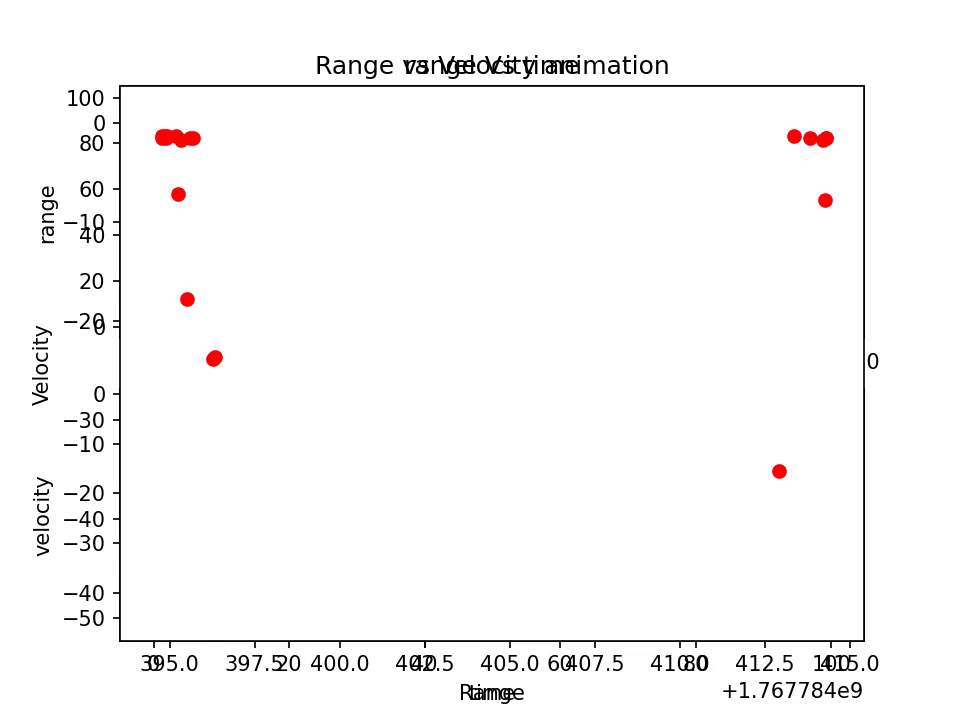
#> input picture frame 19 of rfbeam_radar/range_velocity.mp4, 960 x 720 px, given in place of drone_example1.mp4, which was not available
$ python draw_polygon_video.py
#> lines starting #> are read from the running program, lines starting #| are printed output that depends on the picture; after the words box and inside, x2 and y2 are one past the last pixel; in counts of white or black regions, pixels touching at a corner belong together
### test_utils/roi_utils.py
import copy
import os
import numpy as np
import yaml


# [42 lines left out: functions _closest_below, _closest_above, not called in this run]

class PolygonPerFrame:
    """
    This class handles a record of frame ids and corresponding polygons
    """
    def __init__(self, frame_size):
        self.frame_size = frame_size
        self.frame_polygons = []
        self.frame_ids = np.zeros((1, 0), dtype=np.uint32)
        self.polygon_times = np.zeros((1, 0), dtype=float)
        return

    # [116 lines left out: functions set, get_id, get_time, save, load, not called in this run]

    def interpolate_polygons(self, frame_ids, frame_times=None, verbose=False):
        """
        add polygons for new frames by interpolation from existing frames

        Notes:
        1. extrapolation to new frames before the first existing frame, or after the last frame
           will be done by keeping first / last polygon
        2. if frame_times is supplied, and all existing frames have time, interpolatino will be done by time
           if not, interpolation will be done by frame ids
        3. polygons for all existing frames must be os the same number of points

        param: frame_ids - list of new frame ids
        param: frame_times - list of corresponding frame times
        param: verbose - bool
        """
        # check inputs
        if frame_times is not None and len(frame_ids) != len(frame_times):
            raise Exception('invalid input size!')

        frame_ids = np.array(frame_ids).flatten()
        if frame_times is not None:
            frame_times = np.array(frame_times).flatten()
            idx = np.argsort(frame_times)
            frame_times = frame_times[idx]
            frame_ids = frame_ids[idx]
        else:
            frame_ids = np.sort(frame_ids)

        # check if all polygons are the same size!
        n = np.array(self.frame_polygons[0]['polygon']).size / 2
        for p in self.frame_polygons:
            m = np.array(p['polygon']).size / 2
            if m != n:
                print('Warning! not all polygons are the same size! skipping interpolate_polygons')
                return

        # check if we can do time based interpolation
        if (frame_times is not None) and not(np.isnan(self.polygon_times).any()):
            interp_by_time = True
        else:
            interp_by_time = False

        res_polygons = []

        # pad to beginning
        if interp_by_time:
            if min(self.polygon_times) > frame_times[0]:
                p = self.get_time(min(self.polygon_times))
                pc = copy.deepcopy(p)
                self.set(frame_ids[0], pc, frame_times[0])
        else:
            if min(self.frame_ids) > frame_ids[0]:
                p = self.get_id(min(self.frame_ids))
                pc = copy.deepcopy(p)
                if frame_times is not None:
                    idx = self.frame_ids == min(self.frame_ids)
                    t = self.polygon_times[idx]
                    tc = copy.deepcopy(t)
                    self.set(frame_ids[0], pc, tc)
                else:
                    self.set(frame_ids[0], pc)

        # pad to end
        if interp_by_time:
            if max(self.polygon_times) < frame_times[-1]:
                p = self.get_time(max(self.polygon_times))
                pc = copy.deepcopy(p)
                self.set(frame_ids[-1], pc, frame_times[-1])
        else:
            if max(self.frame_ids) < frame_ids[-1]:
                p = self.get_id(max(self.frame_ids))
                pc = copy.deepcopy(p)
                if frame_times is not None:
                    idx = self.frame_ids == max(self.frame_ids)
                    t = self.polygon_times[idx]
                    tc = copy.deepcopy(t)
                    self.set(frame_ids[-1], pc, tc)
                else:
                    self.set(frame_ids[-1], pc)

        # add new frame ids
        for i, fid in enumerate(frame_ids):
            if fid in self.frame_ids:
                if verbose:
                    print('frame {} reference polygon polygon:'.format(fid))
                    current_polygon = self.get_id(fid)
                    print(current_polygon)
            else:
                if interp_by_time:
                    est_time = frame_times[i]
                    # find prev reference
                    idx1 = _closest_below(self.polygon_times, est_time)
                    prev_time = self.polygon_times[idx1]
                    prev_poly = np.array(self.get_time(prev_time))
                    # find next reference
                    idx2 = _closest_above(self.polygon_times, est_time)
                    next_time = self.polygon_times[idx2]
                    next_poly = np.array(self.get_time(next_time))

                else:
                    est_time = fid
                    # find prev reference
                    idx1 = _closest_below(self.frame_ids, fid)
                    prev_poly = np.array(self.frame_polygons[idx1]['polygon'])
                    prev_time = self.frame_polygons[idx1]['frame_id']
                    # find next reference
                    idx2 = _closest_above(self.frame_ids, fid)
                    next_poly = np.array(self.frame_polygons[idx2]['polygon'])
                    next_time = self.frame_polygons[idx2]['frame_id']

                # interpolate
                a = (next_time - est_time) / (next_time - prev_time)
                est_polygon = prev_poly * a + next_poly * (1 - a)
                est_polygon = np.round(est_polygon).astype(int)

                if frame_times is not None:
                    self.set(fid, est_polygon.tolist(), frame_times[i])
                else:
                    self.set(fid, est_polygon.tolist())

                if verbose:
                    print('frame {} a={} interpolated polygon:'.format(fid, a))
                    print(est_polygon)

        # sort
        self.frame_polygons = sorted(self.frame_polygons, key=lambda x: x['frame_id'])
        self.frame_ids = np.sort(self.frame_ids)
        return res_polygons

    # [8 lines left out: function _to_list, not called in this run]

### test_utils/draw_polygon_video.py
"""
draw polygon on video frames
"""
import cv2
import numpy as np
import roi_utils


# ***** global variable declaration *****
done = False
points = []
current = (0, 0)
prev_current = (0, 0)
img_tmp = None


def on_mouse(event, x, y, buttons, user_param):
    global done, points, current, img_tmp
    # Mouse callback that gets called for every mouse event (i.e. moving, clicking, etc.)
    if done:  # Nothing more to do
        return
    if event == cv2.EVENT_MOUSEMOVE:
        # We want to be able to draw the line-in-progress, so update current mouse position
        current = (x, y)
    elif event == cv2.EVENT_LBUTTONDOWN:
        # Left click means adding a point at current position to the list of points
        print("Adding point #%d with position(%d,%d)" % (len(points), x, y))
        cv2.circle(img_tmp, (x, y), 5, (0, 200, 0), -1)
        points.append([x, y])
    elif event == cv2.EVENT_LBUTTONDBLCLK:
        # Right click means we're done
        print("Completing polygon with %d points." % len(points))
        done = True


if __name__ == '__main__':

    # ***** replace with required image path *****
    video_file = '../examples/drone_example1.mp4'
    polygon_file = '../examples/drone_example1_polygons.yaml'

    image_resize = (960, 540)

    polygon_num_points = 4
    annotate_polygons = True
    show_polygons = True

    if annotate_polygons:
        cap = cv2.VideoCapture(video_file)
        fps = cap.get(cv2.CAP_PROP_FPS)

        if fps !=0 :
            video_time_step = 1 / fps
        else:
            video_time_step = 1

        # Check if camera opened successfully
        if (cap.isOpened() == False):
            print("Error opening video file")

        # setup window
        cv2.namedWindow("image")
        cv2.setMouseCallback("image", on_mouse)

        if not cap.isOpened():
            print("Error opening video file")

        frame_polygons = []
        done = False
        frame_id = 0
        frame_polygons = roi_utils.PolygonPerFrame(frame_size=image_resize)
        while cap.isOpened():

            # Capture frame-by-frame
            ret, frame = cap.read()
#> frame is the input picture: shape (720, 960, 3); mean B, G, R 248.7, 248.7, 249.4

            if ret == True:
                frame = cv2.resize(frame, image_resize)
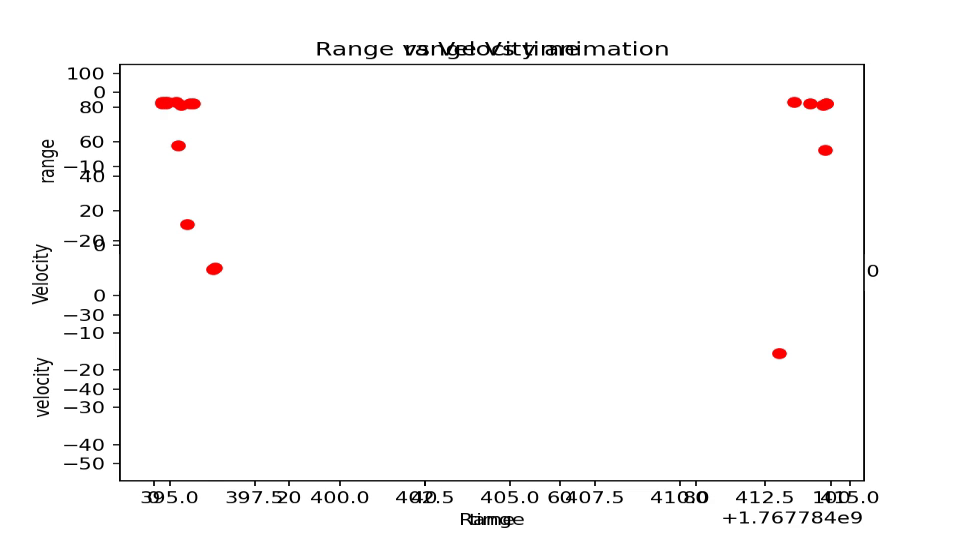
#> frame: shape (540, 960, 3); mean B, G, R 248.8, 248.8, 249.5

                cv2.imshow("image", frame)
                cv2.putText(frame, 'frame {}'.format(frame_id), (20,20),
                            fontFace=cv2.FONT_HERSHEY_SIMPLEX, fontScale=0.5,   color=(100, 255, 255))
#> frame: shape (540, 960, 3); 0.03% of pixels changed, all inside (x1, y1, x2, y2) = (21, 10, 84, 21)
                cv2.waitKey(100)
                key = cv2.waitKey(0)
#> (key Esc is pressed here)
                # wait for user key:
                # - space means proceed
                # - esc means stop marking
                # - anything else mean mark this frame

                if key == ord('\x1b'):  # press ESC to quit
                    break

                elif key == ord('p'):  # press 'p' to mark a polygon
                    print('set polygon frame')
                    done = False
                    points = []
                    current = (0, 0)
                    prev_current = None
                    img_tmp = frame.copy()

                    while not done:
                        # This is our drawing loop, we just continuously draw new images
                        # and show them in the named window
                        if len(points) > 0:
                            if current != prev_current:
                                frame = img_tmp.copy()
                                prev_current = current
                            # Draw all the current polygon segments
                            cv2.polylines(frame, [np.array(points)], False, (255, 0, 0), 1)
                            # And  also show what the current segment would look like
                            cv2.line(frame, (points[-1][0], points[-1][1]), current, (0, 0, 255))

                        # Update the window
                        cv2.imshow("image", frame)
                        cv2.waitKey(50)

                    # User finished entering the polygon points, so let's make the final drawing
                    # of a filled polygon
                    if len(points) > 0:
                        image = cv2.polylines(frame, np.array([points]),
                                              isClosed=True, color=(255, 0, 0), thickness=3)
                    # And show it
                    cv2.imshow("image", frame)
                    # Waiting for the user to press any key
                    key = cv2.waitKey(50)

                    if len(points) == polygon_num_points:
                        frame_time = frame_id * video_time_step
                        frame_polygons.set(frame_id, points, frame_time)
                    else:
                        print('Warning! invalid number of polygon points! got {} expecting {}! skipping this frame.'.format(len(points), polygon_num_points))

                else:
                    print('skip frame')

                frame_id = frame_id + 1
            else:
                break

        # add interpolated polygons to all frames
        cap_num_frames = int(cap.get(cv2.CAP_PROP_FRAME_COUNT))
        frame_ids = range(cap_num_frames)
        frame_polygons.interpolate_polygons(frame_ids)
#> (the run stopped early here; a loop or call above may not have finished)

$ run again, starting later in the video
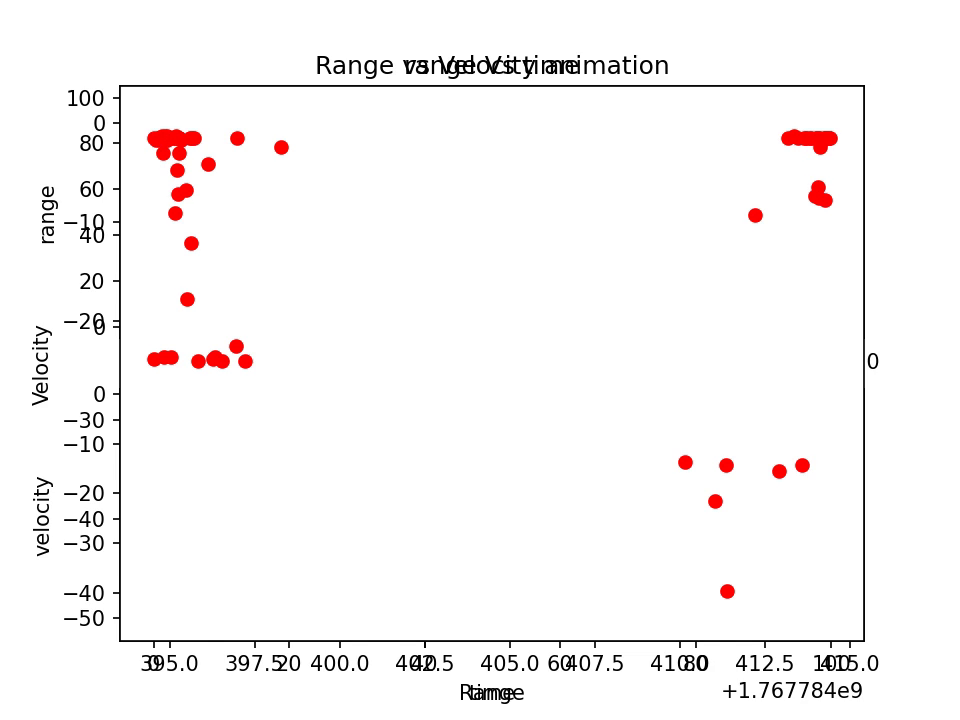
#> input picture frame 86 of rfbeam_radar/range_velocity.mp4, 960 x 720 px, given in place of drone_example1.mp4, which was not available
#> frame is the input picture: shape (720, 960, 3); mean B, G, R 247.1, 247.1, 249.4
#> `frame = cv2.resize(frame, image_resize)`:
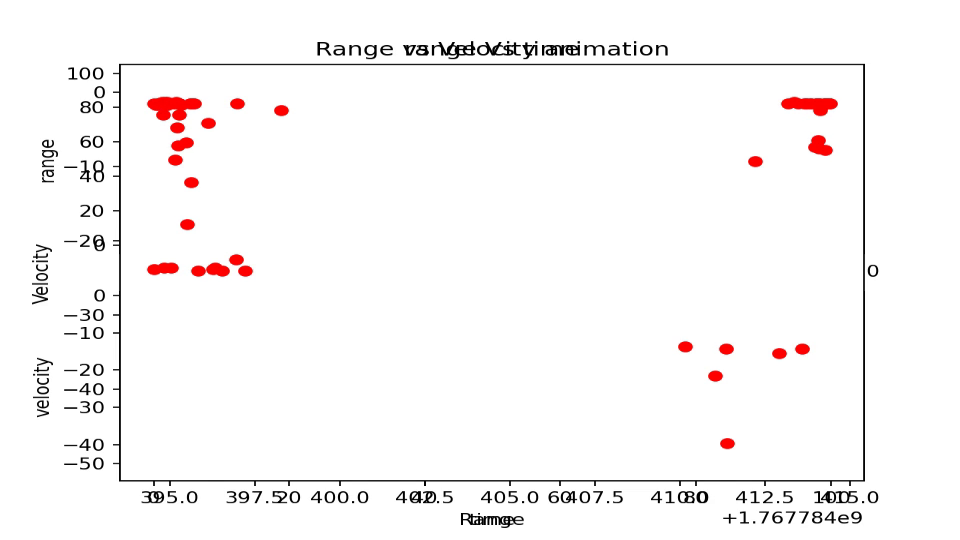
#> frame: shape (540, 960, 3); mean B, G, R 247.2, 247.2, 249.4

$ run again, starting later in the video
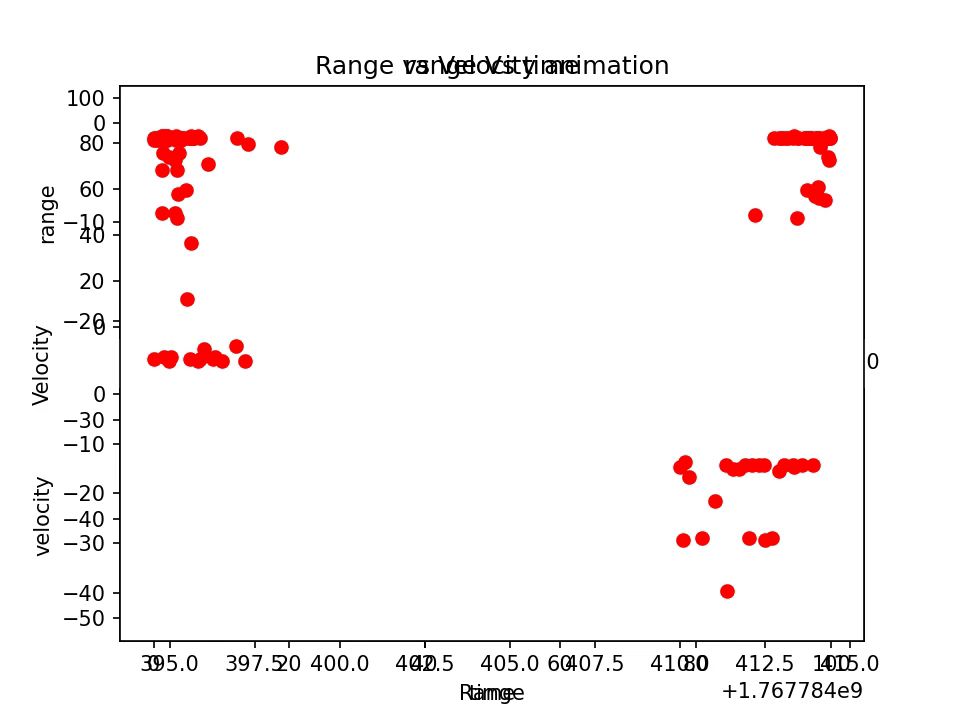
#> input picture frame 154 of rfbeam_radar/range_velocity.mp4, 960 x 720 px, given in place of drone_example1.mp4, which was not available
#> frame is the input picture: shape (720, 960, 3); mean B, G, R 245.7, 245.7, 249.3
#> `frame = cv2.resize(frame, image_resize)`:
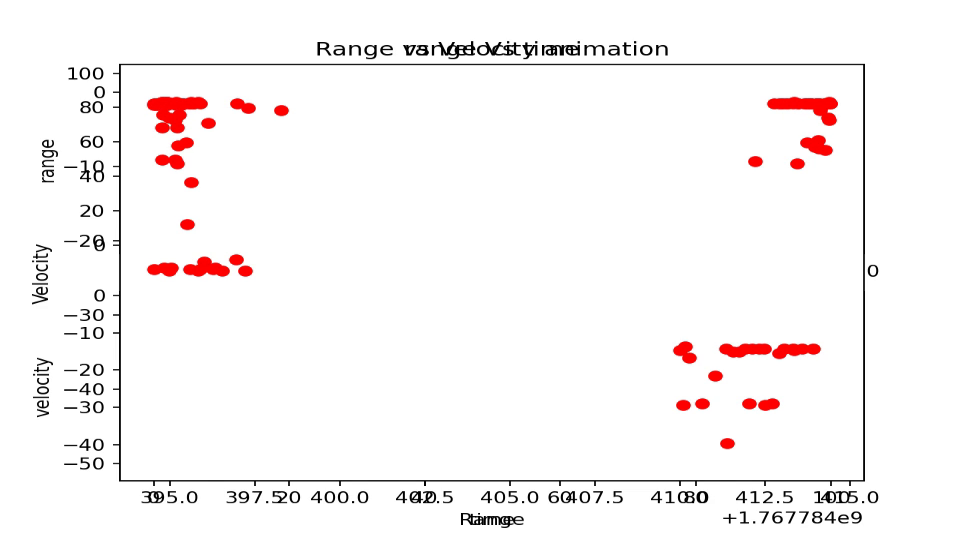
#> frame: shape (540, 960, 3); mean B, G, R 245.8, 245.8, 249.4
